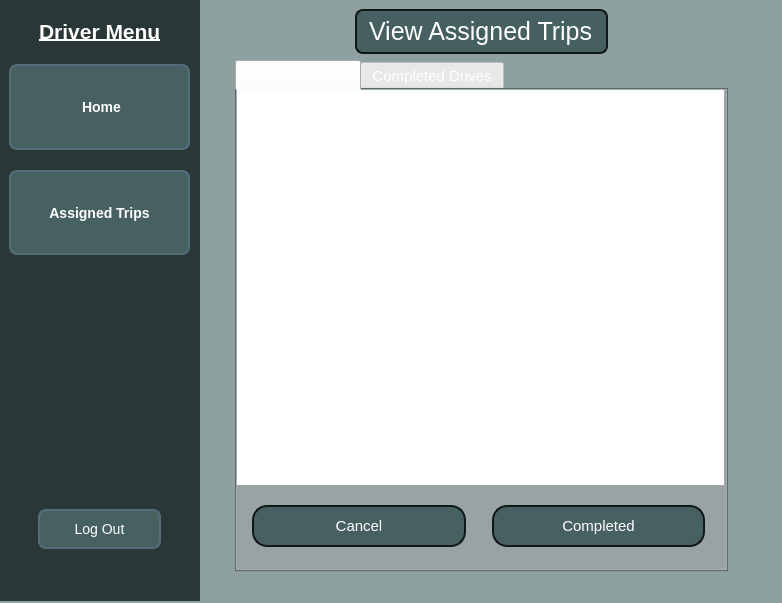
<?xml version="1.0" encoding="UTF-8"?>
<ui version="4.0">
 <class>driver_dashboard</class>
 <widget class="QWidget" name="driver_dashboard">
  <property name="geometry">
   <rect>
    <x>0</x>
    <y>0</y>
    <width>782</width>
    <height>603</height>
   </rect>
  </property>
  <property name="minimumSize">
   <size>
    <width>782</width>
    <height>603</height>
   </size>
  </property>
  <property name="maximumSize">
   <size>
    <width>782</width>
    <height>603</height>
   </size>
  </property>
  <property name="windowTitle">
   <string>Form</string>
  </property>
  <property name="styleSheet">
   <string notr="true">#driver_dashboard{
	background-color: #8EA09F;
}</string>
  </property>
  <widget class="QWidget" name="driver_widget" native="true">
   <property name="geometry">
    <rect>
     <x>0</x>
     <y>0</y>
     <width>781</width>
     <height>601</height>
    </rect>
   </property>
   <property name="sizePolicy">
    <sizepolicy hsizetype="Fixed" vsizetype="Fixed">
     <horstretch>0</horstretch>
     <verstretch>0</verstretch>
    </sizepolicy>
   </property>
   <property name="styleSheet">
    <string notr="true">*{
	color: #000;
	border: none;
}

#appHeader{
	color: #293737;
}

#card1, #card2, #card3, #card4{
background-color: #fefeff;
border-radius: 20px;
}</string>
   </property>
   <layout class="QHBoxLayout" name="horizontalLayout">
    <item>
     <widget class="QWidget" name="driver_left_menu" native="true">
      <property name="maximumSize">
       <size>
        <width>200</width>
        <height>16777215</height>
       </size>
      </property>
      <property name="styleSheet">
       <string notr="true">#driver_left_menu{
	background-color: #293737;
}</string>
      </property>
      <layout class="QVBoxLayout" name="verticalLayout_2">
       <item>
        <widget class="QFrame" name="driver_side_menu">
         <property name="maximumSize">
          <size>
           <width>250</width>
           <height>16777215</height>
          </size>
         </property>
         <property name="frameShape">
          <enum>QFrame::Shape::StyledPanel</enum>
         </property>
         <property name="frameShadow">
          <enum>QFrame::Shadow::Raised</enum>
         </property>
         <widget class="QWidget" name="layoutWidget">
          <property name="geometry">
           <rect>
            <x>-10</x>
            <y>-10</y>
            <width>201</width>
            <height>591</height>
           </rect>
          </property>
          <layout class="QVBoxLayout" name="driver_vertical_layout">
           <item>
            <widget class="QFrame" name="driver_frame_4">
             <property name="minimumSize">
              <size>
               <width>0</width>
               <height>0</height>
              </size>
             </property>
             <property name="frameShape">
              <enum>QFrame::Shape::StyledPanel</enum>
             </property>
             <property name="frameShadow">
              <enum>QFrame::Shadow::Raised</enum>
             </property>
             <widget class="QLabel" name="driver_lable">
              <property name="geometry">
               <rect>
                <x>40</x>
                <y>20</y>
                <width>125</width>
                <height>24</height>
               </rect>
              </property>
              <property name="maximumSize">
               <size>
                <width>125</width>
                <height>75</height>
               </size>
              </property>
              <property name="font">
               <font>
                <family>Arial</family>
                <pointsize>16</pointsize>
                <bold>true</bold>
                <underline>true</underline>
               </font>
              </property>
              <property name="styleSheet">
               <string notr="true">  QLabel {
        color: white;
    }</string>
              </property>
              <property name="text">
               <string>Driver Menu</string>
              </property>
             </widget>
             <widget class="QWidget" name="layoutWidget">
              <property name="geometry">
               <rect>
                <x>0</x>
                <y>60</y>
                <width>201</width>
                <height>201</height>
               </rect>
              </property>
              <layout class="QVBoxLayout" name="driver_vertical_layout_2">
               <property name="spacing">
                <number>10</number>
               </property>
               <item>
                <widget class="QPushButton" name="driver_home_bn">
                 <property name="sizePolicy">
                  <sizepolicy hsizetype="Expanding" vsizetype="Expanding">
                   <horstretch>0</horstretch>
                   <verstretch>0</verstretch>
                  </sizepolicy>
                 </property>
                 <property name="font">
                  <font>
                   <family>Arial</family>
                   <pointsize>-1</pointsize>
                   <bold>true</bold>
                  </font>
                 </property>
                 <property name="cursor">
                  <cursorShape>PointingHandCursor</cursorShape>
                 </property>
                 <property name="styleSheet">
                  <string notr="true">QPushButton {
    background-color: #476061;
    color: #FFFFFF;      
    font-size: 14px;
    padding: 10px 10px;

    /* Border and Shape */
    border: 2px solid #556D7A; 
    border-radius: 8px;
    margin: 5px 10px 5px 10px;
    text-align: center;
}

/* Style for when the mouse hovers over the button */
QPushButton:hover {
    background-color: #4A5C66;
    border: 2px solid #FFFFFF; 
}</string>
                 </property>
                 <property name="text">
                  <string> Home</string>
                 </property>
                 <property name="icon">
                  <iconset>
                   <normaloff>../making dash/dash/icons/home.png</normaloff>../making dash/dash/icons/home.png</iconset>
                 </property>
                 <property name="iconSize">
                  <size>
                   <width>32</width>
                   <height>32</height>
                  </size>
                 </property>
                </widget>
               </item>
               <item>
                <widget class="QPushButton" name="assigned_trips_btn">
                 <property name="sizePolicy">
                  <sizepolicy hsizetype="Expanding" vsizetype="Expanding">
                   <horstretch>0</horstretch>
                   <verstretch>0</verstretch>
                  </sizepolicy>
                 </property>
                 <property name="font">
                  <font>
                   <family>Arial</family>
                   <pointsize>-1</pointsize>
                   <bold>true</bold>
                  </font>
                 </property>
                 <property name="cursor">
                  <cursorShape>PointingHandCursor</cursorShape>
                 </property>
                 <property name="styleSheet">
                  <string notr="true">QPushButton {
    background-color: #476061;
    color: #FFFFFF;      
    font-size: 14px;
    padding: 10px 10px;

    /* Border and Shape */
    border: 2px solid #556D7A; 
    border-radius: 8px;
    margin: 5px 10px 5px 10px;
    text-align: center;
}

/* Style for when the mouse hovers over the button */
QPushButton:hover {
    background-color: #4A5C66;
    border: 2px solid #FFFFFF; 
}</string>
                 </property>
                 <property name="text">
                  <string>Assigned Trips</string>
                 </property>
                 <property name="icon">
                  <iconset>
                   <normaloff>admin icons/route_icon.png</normaloff>admin icons/route_icon.png</iconset>
                 </property>
                 <property name="iconSize">
                  <size>
                   <width>40</width>
                   <height>40</height>
                  </size>
                 </property>
                </widget>
               </item>
              </layout>
             </widget>
             <widget class="QFrame" name="driver_frame_5">
              <property name="geometry">
               <rect>
                <x>20</x>
                <y>490</y>
                <width>161</width>
                <height>81</height>
               </rect>
              </property>
              <property name="frameShape">
               <enum>QFrame::Shape::StyledPanel</enum>
              </property>
              <property name="frameShadow">
               <enum>QFrame::Shadow::Raised</enum>
              </property>
              <layout class="QVBoxLayout" name="verticalLayout_12">
               <item>
                <widget class="QPushButton" name="driver_logout_btn">
                 <property name="font">
                  <font>
                   <family>Arial</family>
                   <pointsize>-1</pointsize>
                  </font>
                 </property>
                 <property name="cursor">
                  <cursorShape>PointingHandCursor</cursorShape>
                 </property>
                 <property name="styleSheet">
                  <string notr="true">QPushButton {
    background-color: #476061;
    color: #FFFFFF;
    font-size: 14px;
    padding: 10px 10px;

    /* Border and Shape */
    border: 2px solid #556D7A;
    border-radius: 8px;
    margin: 5px 10px 5px 10px;
    text-align: center;
}

/* Style for when the mouse hovers over the button */
QPushButton:hover {
    background-color: #d17575;
    border: 2px solid #FFFFFF;
}</string>
                 </property>
                 <property name="text">
                  <string>Log Out</string>
                 </property>
                </widget>
               </item>
              </layout>
             </widget>
            </widget>
           </item>
          </layout>
         </widget>
        </widget>
       </item>
      </layout>
     </widget>
    </item>
    <item>
     <widget class="QWidget" name="driver_mainBody" native="true">
      <widget class="QStackedWidget" name="driver_stackedWidget">
       <property name="geometry">
        <rect>
         <x>0</x>
         <y>0</y>
         <width>561</width>
         <height>591</height>
        </rect>
       </property>
       <property name="styleSheet">
        <string notr="true"/>
       </property>
       <property name="currentIndex">
        <number>1</number>
       </property>
       <widget class="QWidget" name="driver_home_page">
        <layout class="QVBoxLayout" name="verticalLayout_11">
         <item>
          <layout class="QVBoxLayout" name="driver_home_vertical_Layout">
           <item>
            <widget class="QWidget" name="driver_home_frame" native="true">
             <widget class="QWidget" name="driver_header_frame" native="true">
              <property name="geometry">
               <rect>
                <x>0</x>
                <y>0</y>
                <width>541</width>
                <height>71</height>
               </rect>
              </property>
              <property name="styleSheet">
               <string notr="true">#driver_header_frame{
	background-color:#476160;
	border: 5px solid #293737;
	border-radius: 8px;  
}</string>
              </property>
              <layout class="QHBoxLayout" name="horizontalLayout_7">
               <item>
                <widget class="QWidget" name="driver_header_box" native="true">
                 <layout class="QHBoxLayout" name="horizontalLayout_2">
                  <item>
                   <widget class="QWidget" name="driver_side_widget" native="true">
                    <layout class="QHBoxLayout" name="horizontalLayout_3">
                     <item alignment="Qt::AlignmentFlag::AlignLeft">
                      <widget class="QPushButton" name="driver_menu_btn">
                       <property name="cursor">
                        <cursorShape>PointingHandCursor</cursorShape>
                       </property>
                       <property name="text">
                        <string/>
                       </property>
                       <property name="icon">
                        <iconset>
                         <normaloff>../making dash/dash/icons/png_ucggt.png</normaloff>../making dash/dash/icons/png_ucggt.png</iconset>
                       </property>
                       <property name="iconSize">
                        <size>
                         <width>25</width>
                         <height>25</height>
                        </size>
                       </property>
                      </widget>
                     </item>
                    </layout>
                   </widget>
                  </item>
                  <item>
                   <widget class="QWidget" name="driver_widget_2" native="true">
                    <layout class="QHBoxLayout" name="horizontalLayout_4">
                     <item>
                      <widget class="QLabel" name="driver_welcome_app_header">
                       <property name="font">
                        <font>
                         <family>Arial</family>
                         <pointsize>16</pointsize>
                         <bold>true</bold>
                        </font>
                       </property>
                       <property name="styleSheet">
                        <string notr="true">#driver_welcome_app_header{
color:white;
}</string>
                       </property>
                       <property name="text">
                        <string>Welcome Driver</string>
                       </property>
                      </widget>
                     </item>
                    </layout>
                   </widget>
                  </item>
                  <item>
                   <widget class="QWidget" name="driver_widget_3" native="true">
                    <layout class="QHBoxLayout" name="horizontalLayout_6">
                     <property name="spacing">
                      <number>0</number>
                     </property>
                     <property name="leftMargin">
                      <number>0</number>
                     </property>
                     <property name="topMargin">
                      <number>0</number>
                     </property>
                     <property name="rightMargin">
                      <number>0</number>
                     </property>
                     <property name="bottomMargin">
                      <number>0</number>
                     </property>
                     <item alignment="Qt::AlignmentFlag::AlignRight">
                      <widget class="QPushButton" name="driver_account_btn">
                       <property name="text">
                        <string/>
                       </property>
                       <property name="icon">
                        <iconset>
                         <normaloff>icons/usericon.png</normaloff>icons/usericon.png</iconset>
                       </property>
                       <property name="iconSize">
                        <size>
                         <width>25</width>
                         <height>25</height>
                        </size>
                       </property>
                      </widget>
                     </item>
                    </layout>
                   </widget>
                  </item>
                 </layout>
                </widget>
               </item>
              </layout>
             </widget>
             <widget class="QWidget" name="driver_cards_widget" native="true">
              <property name="geometry">
               <rect>
                <x>0</x>
                <y>90</y>
                <width>541</width>
                <height>171</height>
               </rect>
              </property>
              <property name="styleSheet">
               <string notr="true"/>
              </property>
              <layout class="QHBoxLayout" name="horizontalLayout_8">
               <item>
                <widget class="QFrame" name="driver_card1">
                 <property name="styleSheet">
                  <string notr="true">#driver_card1{
	background-color: #466061;
	border: 5px solid #293737;
	border-radius: 20px;
}</string>
                 </property>
                 <property name="frameShape">
                  <enum>QFrame::Shape::StyledPanel</enum>
                 </property>
                 <property name="frameShadow">
                  <enum>QFrame::Shadow::Raised</enum>
                 </property>
                 <layout class="QVBoxLayout" name="verticalLayout_3">
                  <item>
                   <widget class="QFrame" name="driver_frame">
                    <property name="frameShape">
                     <enum>QFrame::Shape::StyledPanel</enum>
                    </property>
                    <property name="frameShadow">
                     <enum>QFrame::Shadow::Raised</enum>
                    </property>
                    <layout class="QVBoxLayout" name="verticalLayout_7">
                     <item alignment="Qt::AlignmentFlag::AlignHCenter|Qt::AlignmentFlag::AlignVCenter">
                      <widget class="QLabel" name="professional_label">
                       <property name="font">
                        <font>
                         <family>Arial</family>
                         <pointsize>12</pointsize>
                         <bold>true</bold>
                        </font>
                       </property>
                       <property name="styleSheet">
                        <string notr="true">  QLabel {
        color: white;
    }</string>
                       </property>
                       <property name="text">
                        <string>Be Professional</string>
                       </property>
                       <property name="scaledContents">
                        <bool>false</bool>
                       </property>
                      </widget>
                     </item>
                     <item alignment="Qt::AlignmentFlag::AlignHCenter|Qt::AlignmentFlag::AlignVCenter">
                      <widget class="QLabel" name="professional_icon_lable">
                       <property name="maximumSize">
                        <size>
                         <width>40</width>
                         <height>40</height>
                        </size>
                       </property>
                       <property name="text">
                        <string/>
                       </property>
                       <property name="pixmap">
                        <pixmap>admin icons/professional.png</pixmap>
                       </property>
                       <property name="scaledContents">
                        <bool>true</bool>
                       </property>
                      </widget>
                     </item>
                    </layout>
                   </widget>
                  </item>
                 </layout>
                </widget>
               </item>
               <item>
                <widget class="QFrame" name="driver_card2">
                 <property name="styleSheet">
                  <string notr="true">#driver_card2{
	background-color: #466061;
	border: 5px solid #293737;
	border-radius: 20px;
}</string>
                 </property>
                 <property name="frameShape">
                  <enum>QFrame::Shape::StyledPanel</enum>
                 </property>
                 <property name="frameShadow">
                  <enum>QFrame::Shadow::Raised</enum>
                 </property>
                 <layout class="QVBoxLayout" name="verticalLayout_4">
                  <item>
                   <widget class="QFrame" name="driver_frame_2">
                    <property name="frameShape">
                     <enum>QFrame::Shape::StyledPanel</enum>
                    </property>
                    <property name="frameShadow">
                     <enum>QFrame::Shadow::Raised</enum>
                    </property>
                    <layout class="QVBoxLayout" name="verticalLayout_8">
                     <item alignment="Qt::AlignmentFlag::AlignHCenter|Qt::AlignmentFlag::AlignVCenter">
                      <widget class="QLabel" name="be_careful_label">
                       <property name="font">
                        <font>
                         <family>Arial</family>
                         <pointsize>12</pointsize>
                         <bold>true</bold>
                        </font>
                       </property>
                       <property name="styleSheet">
                        <string notr="true">  QLabel {
        color: white;
    }</string>
                       </property>
                       <property name="text">
                        <string>Be Careful</string>
                       </property>
                      </widget>
                     </item>
                     <item alignment="Qt::AlignmentFlag::AlignHCenter|Qt::AlignmentFlag::AlignVCenter">
                      <widget class="QLabel" name="careful_icon_label">
                       <property name="maximumSize">
                        <size>
                         <width>35</width>
                         <height>35</height>
                        </size>
                       </property>
                       <property name="text">
                        <string/>
                       </property>
                       <property name="pixmap">
                        <pixmap>admin icons/safe.png</pixmap>
                       </property>
                       <property name="scaledContents">
                        <bool>true</bool>
                       </property>
                      </widget>
                     </item>
                    </layout>
                   </widget>
                  </item>
                 </layout>
                </widget>
               </item>
               <item>
                <widget class="QFrame" name="driver_card3">
                 <property name="styleSheet">
                  <string notr="true">#driver_card3{
	background-color: #466061;
	border: 5px solid #293737;
	border-radius: 20px;
}</string>
                 </property>
                 <property name="frameShape">
                  <enum>QFrame::Shape::StyledPanel</enum>
                 </property>
                 <property name="frameShadow">
                  <enum>QFrame::Shadow::Raised</enum>
                 </property>
                 <layout class="QVBoxLayout" name="verticalLayout_5">
                  <item>
                   <widget class="QFrame" name="driver_frame_3">
                    <property name="frameShape">
                     <enum>QFrame::Shape::StyledPanel</enum>
                    </property>
                    <property name="frameShadow">
                     <enum>QFrame::Shadow::Raised</enum>
                    </property>
                    <layout class="QVBoxLayout" name="verticalLayout_6">
                     <item alignment="Qt::AlignmentFlag::AlignHCenter|Qt::AlignmentFlag::AlignVCenter">
                      <widget class="QLabel" name="be_on_time_label">
                       <property name="font">
                        <font>
                         <family>Arial</family>
                         <pointsize>12</pointsize>
                         <bold>true</bold>
                        </font>
                       </property>
                       <property name="styleSheet">
                        <string notr="true">  QLabel {
        color: white;
    }</string>
                       </property>
                       <property name="text">
                        <string>Be On Time</string>
                       </property>
                      </widget>
                     </item>
                     <item alignment="Qt::AlignmentFlag::AlignHCenter|Qt::AlignmentFlag::AlignVCenter">
                      <widget class="QLabel" name="time_image_label">
                       <property name="maximumSize">
                        <size>
                         <width>35</width>
                         <height>35</height>
                        </size>
                       </property>
                       <property name="text">
                        <string/>
                       </property>
                       <property name="pixmap">
                        <pixmap>admin icons/on_time.png</pixmap>
                       </property>
                       <property name="scaledContents">
                        <bool>true</bool>
                       </property>
                      </widget>
                     </item>
                    </layout>
                   </widget>
                  </item>
                 </layout>
                </widget>
               </item>
              </layout>
             </widget>
             <widget class="QWidget" name="driver_main_frame" native="true">
              <property name="geometry">
               <rect>
                <x>0</x>
                <y>280</y>
                <width>559</width>
                <height>321</height>
               </rect>
              </property>
              <widget class="QLabel" name="driver_banner_photo">
               <property name="geometry">
                <rect>
                 <x>10</x>
                 <y>0</y>
                 <width>521</width>
                 <height>281</height>
                </rect>
               </property>
               <property name="styleSheet">
                <string notr="true">#driver_banner_photo{
	border: 5px solid #293737;
	border-radius: 8px;  
}</string>
               </property>
               <property name="text">
                <string/>
               </property>
               <property name="pixmap">
                <pixmap>admin icons/driver_banner.png</pixmap>
               </property>
               <property name="scaledContents">
                <bool>true</bool>
               </property>
              </widget>
             </widget>
            </widget>
           </item>
          </layout>
         </item>
        </layout>
       </widget>
       <widget class="QWidget" name="view_trip_page">
        <widget class="QFrame" name="view_trips_form">
         <property name="geometry">
          <rect>
           <x>-10</x>
           <y>0</y>
           <width>561</width>
           <height>581</height>
          </rect>
         </property>
         <property name="frameShape">
          <enum>QFrame::Shape::StyledPanel</enum>
         </property>
         <property name="frameShadow">
          <enum>QFrame::Shadow::Raised</enum>
         </property>
         <widget class="QFrame" name="view_trips_layout">
          <property name="geometry">
           <rect>
            <x>30</x>
            <y>0</y>
            <width>511</width>
            <height>581</height>
           </rect>
          </property>
          <property name="frameShape">
           <enum>QFrame::Shape::StyledPanel</enum>
          </property>
          <property name="frameShadow">
           <enum>QFrame::Shadow::Raised</enum>
          </property>
          <layout class="QGridLayout" name="gridLayout_2">
           <item row="1" column="0" alignment="Qt::AlignmentFlag::AlignHCenter|Qt::AlignmentFlag::AlignTop">
            <widget class="QLabel" name="view_trips_label">
             <property name="styleSheet">
              <string notr="true">QLabel {
    background-color: #466061; 
    border: 2px solid #101717; 
    border-radius: 8px; 
    padding: 6px;
    color: white; 
    font-size: 25px;            
}</string>
             </property>
             <property name="text">
              <string>View Assigned Trips</string>
             </property>
            </widget>
           </item>
           <item row="2" column="0">
            <widget class="QTabWidget" name="tabWidget">
             <property name="styleSheet">
              <string notr="true">QTabBar::tab{
	color:white

}

QTabWidget {
    background-color: #879396;
    color: #FFFFFF;
    font-size: 15px;
    padding: 10px 10px;

    border: 2px solid #101717; 
    border-radius: 15px; 
    margin: 5px 10px 5px 10px;
    text-align: center;
}

QPushButton:pressed {
    background-color: #4A5C66;
    border: 2px solid #FFFFFF;
}</string>
             </property>
             <property name="currentIndex">
              <number>0</number>
             </property>
             <widget class="QWidget" name="assigned_drives_tab">
              <attribute name="title">
               <string>Assigned Drive</string>
              </attribute>
              <widget class="QWidget" name="layoutWidget">
               <property name="geometry">
                <rect>
                 <x>-4</x>
                 <y>0</y>
                 <width>491</width>
                 <height>471</height>
                </rect>
               </property>
               <layout class="QVBoxLayout" name="tab_verticalLayout">
                <item>
                 <widget class="QTableWidget" name="assign_table_widget"/>
                </item>
                <item>
                 <widget class="QFrame" name="back_to_home">
                  <property name="frameShape">
                   <enum>QFrame::Shape::StyledPanel</enum>
                  </property>
                  <property name="frameShadow">
                   <enum>QFrame::Shadow::Raised</enum>
                  </property>
                  <layout class="QHBoxLayout" name="horizontalLayout_5">
                   <item>
                    <widget class="QPushButton" name="cancel_drive_btn">
                     <property name="font">
                      <font>
                       <family>Arial</family>
                       <pointsize>-1</pointsize>
                       <bold>false</bold>
                      </font>
                     </property>
                     <property name="cursor">
                      <cursorShape>PointingHandCursor</cursorShape>
                     </property>
                     <property name="styleSheet">
                      <string notr="true">QPushButton {
    background-color: #476061;
    color: #FFFFFF;
    font-size: 15px;
    padding: 10px 10px;

    /* Border and Shape */
    border: 2px solid #101717; 
    border-radius: 15px; 
    margin: 5px 10px 5px 10px;
    text-align: center;
}

/* Style for hover over button */
QPushButton:pressed {
    background-color: #4A5C66;
    border: 2px solid #FFFFFF;
}</string>
                     </property>
                     <property name="text">
                      <string>Cancel</string>
                     </property>
                    </widget>
                   </item>
                   <item>
                    <widget class="QPushButton" name="completed_drive_btn">
                     <property name="font">
                      <font>
                       <family>Arial</family>
                       <pointsize>-1</pointsize>
                       <bold>false</bold>
                      </font>
                     </property>
                     <property name="cursor">
                      <cursorShape>PointingHandCursor</cursorShape>
                     </property>
                     <property name="styleSheet">
                      <string notr="true">QPushButton {
    background-color: #476061;
    color: #FFFFFF;
    font-size: 15px;
    padding: 10px 10px;

    /* Border and Shape */
    border: 2px solid #101717; 
    border-radius: 15px; 
    margin: 5px 10px 5px 10px;
    text-align: center;
}

/* Style for hover over button */
QPushButton:pressed {
    background-color: #4A5C66;
    border: 2px solid #FFFFFF;
}</string>
                     </property>
                     <property name="text">
                      <string>Completed</string>
                     </property>
                    </widget>
                   </item>
                  </layout>
                 </widget>
                </item>
               </layout>
              </widget>
             </widget>
             <widget class="QWidget" name="completed_drives_tab">
              <attribute name="title">
               <string>Completed Drives</string>
              </attribute>
              <widget class="QWidget" name="layoutWidget">
               <property name="geometry">
                <rect>
                 <x>-3</x>
                 <y>0</y>
                 <width>491</width>
                 <height>461</height>
                </rect>
               </property>
               <layout class="QVBoxLayout" name="completed_verticalLayout_9">
                <item>
                 <widget class="QTableWidget" name="completed_table_widget"/>
                </item>
                <item>
                 <widget class="QPushButton" name="back_to_home_btn_3">
                  <property name="styleSheet">
                   <string notr="true">QPushButton {
    background-color: #476061;
    color: #FFFFFF;
    font-size: 15px;
    padding: 10px 10px;

    /* Border and Shape */
    border: 2px solid #101717; 
    border-radius: 15px; 
    margin: 5px 10px 5px 10px;
    text-align: center;
}

/* Style for hover over button */
QPushButton:pressed {
    background-color: #4A5C66;
    border: 2px solid #FFFFFF;
}</string>
                  </property>
                  <property name="text">
                   <string>Back to Home</string>
                  </property>
                 </widget>
                </item>
               </layout>
              </widget>
             </widget>
            </widget>
           </item>
          </layout>
         </widget>
        </widget>
       </widget>
      </widget>
     </widget>
    </item>
   </layout>
  </widget>
 </widget>
 <resources/>
 <connections/>
</ui>
